Frame 1 (no input): blank canvas, image omitted
Frame 60 (the mouse pressed at the canvas centre just before this capture): blank canvas, image omitted
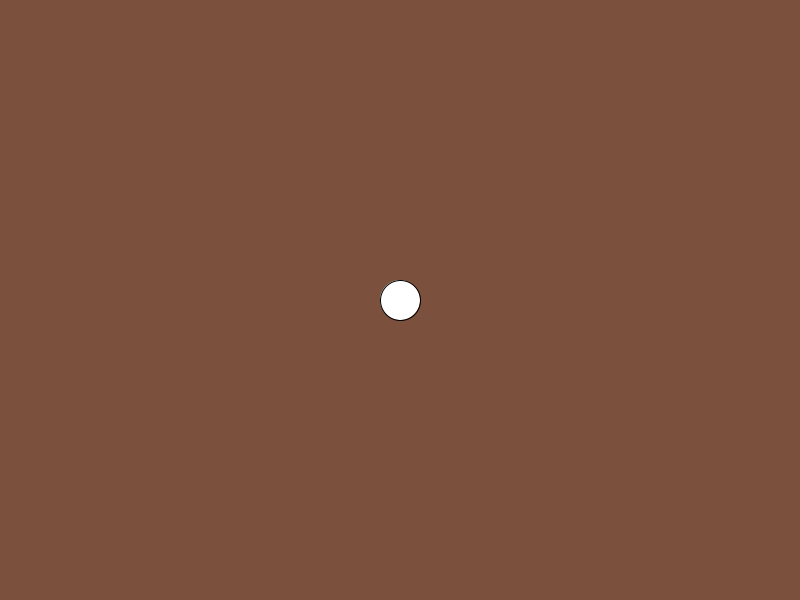
Frame 120 (the mouse held since frame 60 and released just before this capture)

The Processing sketch whose frames 1 and 60 were blank and that drew this single picture after the mouse press (run headless with seeded random() and noise(); from frame 60 on, the mouse is pressed at the canvas centre):

// Processing sketch: Registro_de_clicks
// ── Registro_de_clicks.pde
int max = 10;

float[] x = new float[max];
float[] y = new float[max];

int index = 0;
int total = 0;

void setup() {
  size(800, 600);
}

void draw() {
  background(123, 80, 60);

  for (int i = 0; i < total; i++) {
    circle(x[i], y[i], 40);
  }
}

void mousePressed() {
  x[index] = mouseX;
  y[index] = mouseY;

  index++;

  if (index == max) {
    index = 0;
  }

  if (total < max) {
    total++;
  }
}
